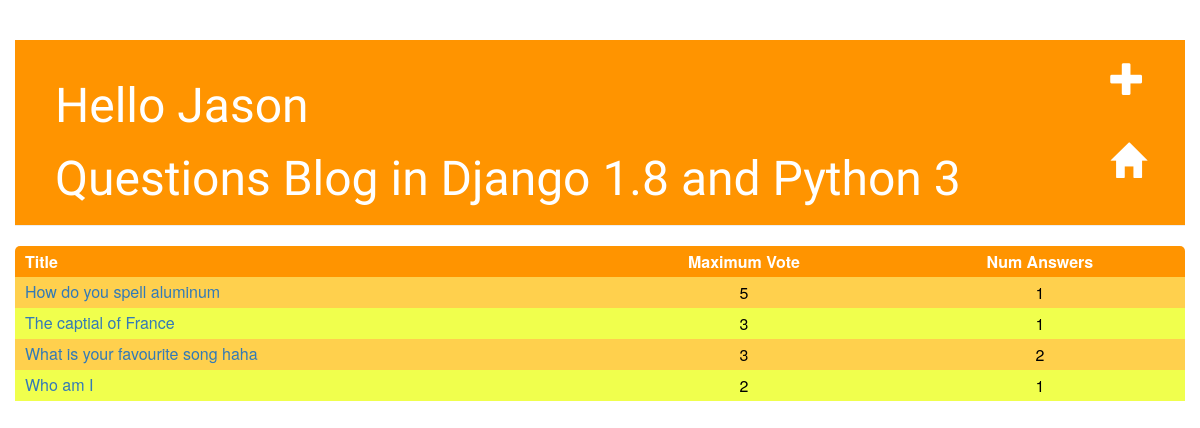
/blog/questionlist/ (signed in), run on the app's committed database.
### project/blog/models.py (models this page shows, shortened)
class Question(models.Model):
    when_asked = models.DateTimeField(auto_now=True)
    title = models.CharField(max_length=255)
    description = models.TextField()
    original_poster = models.ForeignKey(Poster, related_name='op')
    @property
    def vote_max(self):
        maxVote = self.answers.aggregate(Max('votes'))['votes__max']
        return maxVote
    @property
    def num_ans(self):
        numAns = self.answers.count()
        return numAns

### project/blog/views.py (the view)
class QuestionListView(LoginRequiredMixin, ListView):
    model = Question
    def get_context_data(self, **kwargs):
        context = super(QuestionListView, self).get_context_data(**kwargs)
        questionList = []
        for q in self.object_list.all():
            qdict = model_to_dict(q)
            qdict['vote_max'] = q.vote_max
            qdict['num_ans'] = q.num_ans
            questionList.append(qdict)
        context['questionList'] = sorted(questionList, \
            key=lambda t: t['vote_max'], reverse=True)
        return context

### project/blog/views.py (called while the page is built)
    def get_context_data(self, **kwargs):
        context = super(LoginRequiredMixin, self).get_context_data(**kwargs)
        context['request'] = self.request
        return context

### templates/blog/question_list.html
{% extends "base.html" %}
{% block content %}
        <table class="core table-curved">
            <tr>
            <th>Title</th>
            <th class="jmiddle">Maximum Vote</th>
            <th class="jmiddle">Num Answers</th>
            </tr>
            {% for myQ in questionList %}
            <tr class={% cycle "odd" "even" as rowcolor %}>
                <td><a href="{% url 'answerQuestion' myQ.id %}">{{ myQ.title }}</a></td>
                <td class="jmiddle">{{ myQ.vote_max }}</td>
                <td class="jmiddle">{{ myQ.num_ans }}</td>
            </tr>
            {% endfor %}
        </table>
{% endblock %}

### templates/base.html (shortened to what this page needs)
{% load staticfiles %}
<html>
    <head>
        <link rel="stylesheet" href="{% static "css/core.css" %}" />
        <link rel="stylesheet" href="http://maxcdn.bootstrapcdn.com/bootstrap/3.2.0/css/bootstrap.min.css">
        <link rel="stylesheet" href="http://maxcdn.bootstrapcdn.com/bootstrap/3.2.0/css/bootstrap-theme.min.css">
    </head>
    <body>
        <div  class="page-header">
            {% if user and not user.is_anonymous %}
                <a href="{% url 'questionAdd' %}" class="top-menu"><span class="glyphicon glyphicon-plus"></span></a>
                <h1>Hello {{ user.first_name }}</h1>
                <a href="{% url 'home' %}" class="top-menu"><span class="glyphicon glyphicon-home"></span></a>
            {% endif %}
            <h1>Questions Blog in Django 1.8 and Python 3</h1>
        </div>
        {% block content %}
        {% endblock %}
    </body>
</html>

### static_local/css/core.css (style rules this page uses)
body { padding-left: 15px; padding-right: 15px; }
.page-header { background-color: #ff9400; margin-top: 0; padding: 20px 20px 20px 40px; }
.page-header h1, .page-header h1 a, .page-header h1 a:visited, .page-header h1 a:active { color: #ffffff; font-size: 36pt; text-decoration: none; font-family: 'Lobster', cursive; }
h1, h2, h3, h4 { font-family: 'Lobster', cursive; }
.top-menu, .top-menu:hover, .top-menu:visited { color: #ffffff; float: right; font-size: 26pt; margin-right: 20px; }
.table-curved { border-collapse:separate; border: 0; border-radius: 5px; border-collapse: collapse; width: 100%; }
.table-curved th { background-color:#ff9400; color:white; padding: 4px 10px; }
.table-curved td { padding: 4px 10px; }
.table-curved th:last-child { border-top-right-radius: 5px; }
.table-curved th:first-child { border-top-left-radius: 5px; }
.table-curved a:link { text-decoration: none; line-height: 105%; }
tr.odd td { background-color: #FFD04D; color: black; }
tr.even td { background-color: #F0FF4D; color: black; }
th.jmiddle { text-align:center; }
td.jmiddle { text-align:center; }

### data on the page
Question: title "How do you spell aluminum"
Question: title "The captial of France"
Question: title "What is your favourite song haha"
Question: title "Who am I"

### other printed values
{{ user.first_name }} "Jason"
{{ myQ.vote_max }} "5" "3" "3" "2"
{{ myQ.num_ans }} "1" "1" "2" "1"
